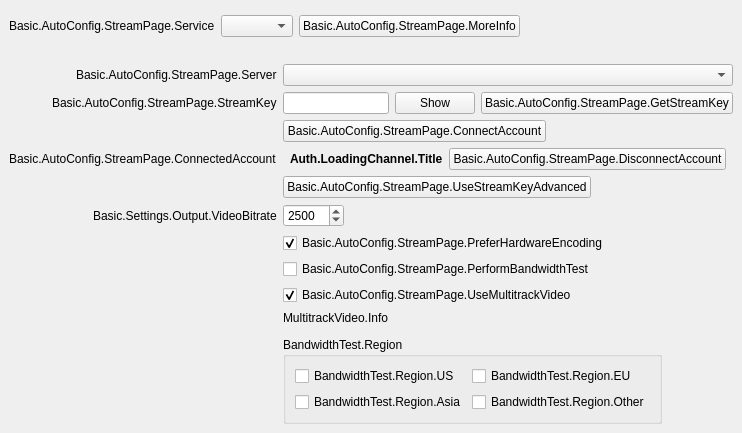
<?xml version="1.0" encoding="UTF-8"?>
<ui version="4.0">
 <class>AutoConfigStreamPage</class>
 <widget class="QWidget" name="AutoConfigStreamPage">
  <property name="geometry">
   <rect>
    <x>0</x>
    <y>0</y>
    <width>726</width>
    <height>407</height>
   </rect>
  </property>
  <property name="windowTitle">
   <string notr="true"/>
  </property>
  <layout class="QVBoxLayout" name="verticalLayout">
   <property name="spacing">
    <number>0</number>
   </property>
   <property name="leftMargin">
    <number>0</number>
   </property>
   <property name="topMargin">
    <number>0</number>
   </property>
   <property name="rightMargin">
    <number>0</number>
   </property>
   <property name="bottomMargin">
    <number>0</number>
   </property>
   <item>
    <widget class="QFrame" name="widget">
     <property name="sizePolicy">
      <sizepolicy hsizetype="Preferred" vsizetype="Maximum">
       <horstretch>0</horstretch>
       <verstretch>0</verstretch>
      </sizepolicy>
     </property>
     <layout class="QFormLayout" name="topLayout">
      <property name="fieldGrowthPolicy">
       <enum>QFormLayout::ExpandingFieldsGrow</enum>
      </property>
      <property name="labelAlignment">
       <set>Qt::AlignRight|Qt::AlignTrailing|Qt::AlignVCenter</set>
      </property>
      <property name="bottomMargin">
       <number>12</number>
      </property>
      <item row="0" column="0">
       <spacer name="horizontalSpacer_6">
        <property name="orientation">
         <enum>Qt::Horizontal</enum>
        </property>
        <property name="sizeType">
         <enum>QSizePolicy::Fixed</enum>
        </property>
        <property name="sizeHint" stdset="0">
         <size>
          <width>87</width>
          <height>0</height>
         </size>
        </property>
       </spacer>
      </item>
      <item row="1" column="0">
       <widget class="QLabel" name="serviceLabel">
        <property name="text">
         <string>Basic.AutoConfig.StreamPage.Service</string>
        </property>
        <property name="buddy">
         <cstring>service</cstring>
        </property>
       </widget>
      </item>
      <item row="1" column="1">
       <widget class="QFrame" name="serviceWidget">
        <layout class="QHBoxLayout" name="serviceWidgetLayout">
         <property name="leftMargin">
          <number>0</number>
         </property>
         <property name="topMargin">
          <number>0</number>
         </property>
         <property name="rightMargin">
          <number>0</number>
         </property>
         <property name="bottomMargin">
          <number>0</number>
         </property>
         <item>
          <widget class="QComboBox" name="service"/>
         </item>
         <item>
          <widget class="UrlPushButton" name="moreInfoButton">
           <property name="text">
            <string>Basic.AutoConfig.StreamPage.MoreInfo</string>
           </property>
          </widget>
         </item>
        </layout>
       </widget>
      </item>
      <item row="2" column="1">
       <spacer name="verticalSpacer">
        <property name="orientation">
         <enum>Qt::Vertical</enum>
        </property>
        <property name="sizeHint" stdset="0">
         <size>
          <width>12</width>
          <height>12</height>
         </size>
        </property>
       </spacer>
      </item>
     </layout>
    </widget>
   </item>
   <item>
    <widget class="QStackedWidget" name="stackedWidget">
     <property name="currentIndex">
      <number>1</number>
     </property>
     <widget class="QWidget" name="loginPage">
      <layout class="QFormLayout" name="loginPageLayout">
       <property name="fieldGrowthPolicy">
        <enum>QFormLayout::ExpandingFieldsGrow</enum>
       </property>
       <property name="labelAlignment">
        <set>Qt::AlignRight|Qt::AlignTrailing|Qt::AlignVCenter</set>
       </property>
       <item row="0" column="0">
        <spacer name="horizontalSpacer_3">
         <property name="orientation">
          <enum>Qt::Horizontal</enum>
         </property>
         <property name="sizeType">
          <enum>QSizePolicy::Fixed</enum>
         </property>
         <property name="sizeHint" stdset="0">
          <size>
           <width>87</width>
           <height>17</height>
          </size>
         </property>
        </spacer>
       </item>
       <item row="0" column="1">
        <layout class="QHBoxLayout" name="horizontalLayout">
         <item>
          <widget class="QPushButton" name="connectAccount">
           <property name="text">
            <string>Basic.AutoConfig.StreamPage.ConnectAccount</string>
           </property>
          </widget>
         </item>
         <item>
          <spacer name="horizontalSpacer_4">
           <property name="orientation">
            <enum>Qt::Horizontal</enum>
           </property>
           <property name="sizeHint" stdset="0">
            <size>
             <width>40</width>
             <height>20</height>
            </size>
           </property>
          </spacer>
         </item>
        </layout>
       </item>
       <item row="1" column="0">
        <spacer name="horizontalSpacer_7">
         <property name="orientation">
          <enum>Qt::Horizontal</enum>
         </property>
         <property name="sizeType">
          <enum>QSizePolicy::Fixed</enum>
         </property>
         <property name="sizeHint" stdset="0">
          <size>
           <width>87</width>
           <height>17</height>
          </size>
         </property>
        </spacer>
       </item>
       <item row="1" column="1">
        <layout class="QHBoxLayout" name="horizontalLayout_5">
         <item>
          <widget class="QPushButton" name="useStreamKey">
           <property name="text">
            <string>Basic.AutoConfig.StreamPage.UseStreamKey</string>
           </property>
          </widget>
         </item>
         <item>
          <spacer name="horizontalSpacer_8">
           <property name="orientation">
            <enum>Qt::Horizontal</enum>
           </property>
           <property name="sizeHint" stdset="0">
            <size>
             <width>40</width>
             <height>20</height>
            </size>
           </property>
          </spacer>
         </item>
        </layout>
       </item>
      </layout>
     </widget>
     <widget class="QWidget" name="streamkeyPage">
      <layout class="QFormLayout" name="streamkeyPageLayout">
       <property name="fieldGrowthPolicy">
        <enum>QFormLayout::ExpandingFieldsGrow</enum>
       </property>
       <property name="labelAlignment">
        <set>Qt::AlignRight|Qt::AlignTrailing|Qt::AlignVCenter</set>
       </property>
       <item row="0" column="0">
        <widget class="QLabel" name="serverLabel">
         <property name="text">
          <string>Basic.AutoConfig.StreamPage.Server</string>
         </property>
        </widget>
       </item>
       <item row="0" column="1">
        <widget class="QStackedWidget" name="serverStackedWidget">
         <property name="currentIndex">
          <number>0</number>
         </property>
         <widget class="QWidget" name="servicePage">
          <layout class="QHBoxLayout" name="horizontalLayout_2">
           <property name="leftMargin">
            <number>0</number>
           </property>
           <property name="topMargin">
            <number>0</number>
           </property>
           <property name="rightMargin">
            <number>0</number>
           </property>
           <property name="bottomMargin">
            <number>0</number>
           </property>
           <item>
            <widget class="QComboBox" name="server"/>
           </item>
          </layout>
         </widget>
         <widget class="QWidget" name="customPage">
          <layout class="QHBoxLayout" name="horizontalLayout_3">
           <property name="leftMargin">
            <number>0</number>
           </property>
           <property name="topMargin">
            <number>0</number>
           </property>
           <property name="rightMargin">
            <number>0</number>
           </property>
           <property name="bottomMargin">
            <number>0</number>
           </property>
           <item>
            <widget class="QLineEdit" name="customServer"/>
           </item>
          </layout>
         </widget>
        </widget>
       </item>
       <item row="1" column="0">
        <widget class="QLabel" name="streamKeyLabel">
         <property name="text">
          <string>Basic.AutoConfig.StreamPage.StreamKey</string>
         </property>
         <property name="openExternalLinks">
          <bool>true</bool>
         </property>
         <property name="buddy">
          <cstring>key</cstring>
         </property>
        </widget>
       </item>
       <item row="1" column="1">
        <widget class="QFrame" name="streamKeyWidget">
         <layout class="QHBoxLayout" name="horizontalLayout_4">
          <property name="leftMargin">
           <number>0</number>
          </property>
          <property name="topMargin">
           <number>0</number>
          </property>
          <property name="rightMargin">
           <number>0</number>
          </property>
          <property name="bottomMargin">
           <number>0</number>
          </property>
          <item>
           <widget class="QLineEdit" name="key">
            <property name="inputMask">
             <string notr="true"/>
            </property>
            <property name="text">
             <string notr="true"/>
            </property>
            <property name="echoMode">
             <enum>QLineEdit::Password</enum>
            </property>
           </widget>
          </item>
          <item>
           <widget class="QPushButton" name="show">
            <property name="text">
             <string>Show</string>
            </property>
           </widget>
          </item>
          <item>
           <widget class="UrlPushButton" name="streamKeyButton">
            <property name="text">
             <string>Basic.AutoConfig.StreamPage.GetStreamKey</string>
            </property>
           </widget>
          </item>
         </layout>
        </widget>
       </item>
       <item row="2" column="1">
        <widget class="QPushButton" name="connectAccount2">
         <property name="cursor">
          <cursorShape>PointingHandCursor</cursorShape>
         </property>
         <property name="text">
          <string>Basic.AutoConfig.StreamPage.ConnectAccount</string>
         </property>
        </widget>
       </item>
       <item row="3" column="0">
        <widget class="QLabel" name="connectedAccountLabel">
         <property name="text">
          <string>Basic.AutoConfig.StreamPage.ConnectedAccount</string>
         </property>
        </widget>
       </item>
       <item row="3" column="1">
        <layout class="QHBoxLayout" name="horizontalLayout_6">
         <property name="leftMargin">
          <number>7</number>
         </property>
         <property name="rightMargin">
          <number>7</number>
         </property>
         <item>
          <widget class="QLabel" name="connectedAccountText">
           <property name="font">
            <font>
             <bold>true</bold>
            </font>
           </property>
           <property name="text">
            <string>Auth.LoadingChannel.Title</string>
           </property>
          </widget>
         </item>
         <item>
          <widget class="QPushButton" name="disconnectAccount">
           <property name="text">
            <string>Basic.AutoConfig.StreamPage.DisconnectAccount</string>
           </property>
          </widget>
         </item>
        </layout>
       </item>
       <item row="4" column="0">
        <spacer name="horizontalSpacer">
         <property name="orientation">
          <enum>Qt::Horizontal</enum>
         </property>
         <property name="sizeHint" stdset="0">
          <size>
           <width>40</width>
           <height>0</height>
          </size>
         </property>
        </spacer>
       </item>
       <item row="4" column="1">
        <widget class="QPushButton" name="useStreamKeyAdv">
         <property name="text">
          <string>Basic.AutoConfig.StreamPage.UseStreamKeyAdvanced</string>
         </property>
        </widget>
       </item>
       <item row="5" column="0">
        <widget class="QLabel" name="bitrateLabel">
         <property name="text">
          <string>Basic.Settings.Output.VideoBitrate</string>
         </property>
         <property name="buddy">
          <cstring>bitrate</cstring>
         </property>
        </widget>
       </item>
       <item row="5" column="1">
        <widget class="QSpinBox" name="bitrate">
         <property name="suffix">
          <string notr="true"/>
         </property>
         <property name="minimum">
          <number>500</number>
         </property>
         <property name="maximum">
          <number>51000</number>
         </property>
         <property name="value">
          <number>2500</number>
         </property>
        </widget>
       </item>
       <item row="6" column="1">
        <widget class="QCheckBox" name="preferHardware">
         <property name="toolTip">
          <string>Basic.AutoConfig.StreamPage.PreferHardwareEncoding.ToolTip</string>
         </property>
         <property name="text">
          <string>Basic.AutoConfig.StreamPage.PreferHardwareEncoding</string>
         </property>
         <property name="checked">
          <bool>true</bool>
         </property>
        </widget>
       </item>
       <item row="7" column="1">
        <widget class="QCheckBox" name="doBandwidthTest">
         <property name="text">
          <string>Basic.AutoConfig.StreamPage.PerformBandwidthTest</string>
         </property>
         <property name="checked">
          <bool>false</bool>
         </property>
        </widget>
       </item>
       <item row="8" column="1">
        <widget class="QCheckBox" name="useMultitrackVideo">
         <property name="text">
          <string>Basic.AutoConfig.StreamPage.UseMultitrackVideo</string>
         </property>
         <property name="checked">
          <bool>true</bool>
         </property>
        </widget>
       </item>
       <item row="9" column="1">
        <widget class="QLabel" name="multitrackVideoInfo">
         <property name="sizePolicy">
          <sizepolicy hsizetype="MinimumExpanding" vsizetype="Minimum">
           <horstretch>0</horstretch>
           <verstretch>0</verstretch>
          </sizepolicy>
         </property>
         <property name="text">
          <string>MultitrackVideo.Info</string>
         </property>
         <property name="textFormat">
          <enum>Qt::RichText</enum>
         </property>
         <property name="wordWrap">
          <bool>true</bool>
         </property>
         <property name="openExternalLinks">
          <bool>true</bool>
         </property>
        </widget>
       </item>
       <item row="10" column="1">
        <spacer name="verticalSpacer_2">
         <property name="orientation">
          <enum>Qt::Vertical</enum>
         </property>
         <property name="sizeHint" stdset="0">
          <size>
           <width>6</width>
           <height>6</height>
          </size>
         </property>
        </spacer>
       </item>
       <item row="11" column="1">
        <widget class="QGroupBox" name="region">
         <property name="title">
          <string>BandwidthTest.Region</string>
         </property>
         <layout class="QGridLayout" name="gridLayout">
          <item row="2" column="0">
           <widget class="QCheckBox" name="regionAsia">
            <property name="text">
             <string>BandwidthTest.Region.Asia</string>
            </property>
           </widget>
          </item>
          <item row="0" column="0">
           <widget class="QCheckBox" name="regionUS">
            <property name="text">
             <string>BandwidthTest.Region.US</string>
            </property>
           </widget>
          </item>
          <item row="0" column="1">
           <widget class="QCheckBox" name="regionEU">
            <property name="text">
             <string>BandwidthTest.Region.EU</string>
            </property>
           </widget>
          </item>
          <item row="2" column="1">
           <widget class="QCheckBox" name="regionOther">
            <property name="text">
             <string>BandwidthTest.Region.Other</string>
            </property>
           </widget>
          </item>
         </layout>
        </widget>
       </item>
      </layout>
     </widget>
    </widget>
   </item>
  </layout>
 </widget>
 <customwidgets>
  <customwidget>
   <class>UrlPushButton</class>
   <extends>QPushButton</extends>
   <header>components/UrlPushButton.hpp</header>
  </customwidget>
 </customwidgets>
 <resources/>
 <connections>
  <connection>
   <sender>connectAccount2</sender>
   <signal>clicked()</signal>
   <receiver>connectAccount</receiver>
   <slot>click()</slot>
   <hints>
    <hint type="sourcelabel">
     <x>382</x>
     <y>279</y>
    </hint>
    <hint type="destinationlabel">
     <x>114</x>
     <y>82</y>
    </hint>
   </hints>
  </connection>
 </connections>
</ui>
